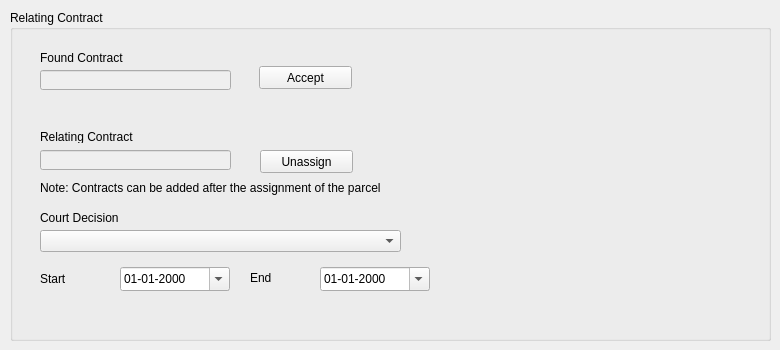
   <widget class="QWidget" name="relating_contract_tab">
    <attribute name="title">
     <string>Relating Contract</string>
    </attribute>
    <widget class="QGroupBox" name="relating_contract_groupbox">
     <property name="geometry">
      <rect>
       <x>10</x>
       <y>10</y>
       <width>761</width>
       <height>331</height>
      </rect>
     </property>
     <property name="title">
      <string>Relating Contract</string>
     </property>
     <widget class="QLineEdit" name="relating_contract_edit">
      <property name="enabled">
       <bool>false</bool>
      </property>
      <property name="geometry">
       <rect>
        <x>30</x>
        <y>140</y>
        <width>191</width>
        <height>20</height>
       </rect>
      </property>
     </widget>
     <widget class="QLabel" name="label_25">
      <property name="geometry">
       <rect>
        <x>30</x>
        <y>40</y>
        <width>191</width>
        <height>16</height>
       </rect>
      </property>
      <property name="text">
       <string>Found Contract</string>
      </property>
     </widget>
     <widget class="QLabel" name="label_26">
      <property name="geometry">
       <rect>
        <x>30</x>
        <y>120</y>
        <width>250</width>
        <height>13</height>
       </rect>
      </property>
      <property name="text">
       <string>Relating Contract</string>
      </property>
     </widget>
     <widget class="QLineEdit" name="found_contract_number_edit">
      <property name="enabled">
       <bool>false</bool>
      </property>
      <property name="geometry">
       <rect>
        <x>30</x>
        <y>60</y>
        <width>191</width>
        <height>20</height>
       </rect>
      </property>
     </widget>
     <widget class="QPushButton" name="accept_relating_contract_button">
      <property name="geometry">
       <rect>
        <x>249</x>
        <y>56</y>
        <width>93</width>
        <height>23</height>
       </rect>
      </property>
      <property name="text">
       <string>Accept</string>
      </property>
     </widget>
     <widget class="QPushButton" name="unassign_contract_button">
      <property name="geometry">
       <rect>
        <x>250</x>
        <y>140</y>
        <width>93</width>
        <height>23</height>
       </rect>
      </property>
      <property name="text">
       <string>Unassign</string>
      </property>
     </widget>
     <widget class="QLabel" name="label_5">
      <property name="geometry">
       <rect>
        <x>30</x>
        <y>170</y>
        <width>661</width>
        <height>16</height>
       </rect>
      </property>
      <property name="text">
       <string>Note: Contracts can be added after the assignment of the parcel</string>
      </property>
     </widget>
     <widget class="QLabel" name="contract_court_decision_label">
      <property name="geometry">
       <rect>
        <x>30</x>
        <y>200</y>
        <width>451</width>
        <height>16</height>
       </rect>
      </property>
      <property name="text">
       <string>Court Decision</string>
      </property>
     </widget>
     <widget class="QComboBox" name="contract_court_status_cbox">
      <property name="geometry">
       <rect>
        <x>30</x>
        <y>220</y>
        <width>361</width>
        <height>22</height>
       </rect>
      </property>
     </widget>
     <widget class="QDateEdit" name="contract_court_start_date_edit">
      <property name="geometry">
       <rect>
        <x>110</x>
        <y>257</y>
        <width>110</width>
        <height>24</height>
       </rect>
      </property>
      <property name="displayFormat">
       <string>dd-MM-yyyy</string>
      </property>
      <property name="calendarPopup">
       <bool>true</bool>
      </property>
     </widget>
     <widget class="QLabel" name="contract_court_end_label">
      <property name="geometry">
       <rect>
        <x>240</x>
        <y>260</y>
        <width>62</width>
        <height>16</height>
       </rect>
      </property>
      <property name="text">
       <string>End</string>
      </property>
     </widget>
     <widget class="QLabel" name="contract_court_start_label">
      <property name="geometry">
       <rect>
        <x>30</x>
        <y>261</y>
        <width>71</width>
        <height>16</height>
       </rect>
      </property>
      <property name="text">
       <string>Start</string>
      </property>
     </widget>
     <widget class="QDateEdit" name="contract_court_end_date_edit">
      <property name="geometry">
       <rect>
        <x>310</x>
        <y>257</y>
        <width>110</width>
        <height>24</height>
       </rect>
      </property>
      <property name="displayFormat">
       <string>dd-MM-yyyy</string>
      </property>
      <property name="calendarPopup">
       <bool>true</bool>
      </property>
     </widget>
    </widget>
   </widget>
